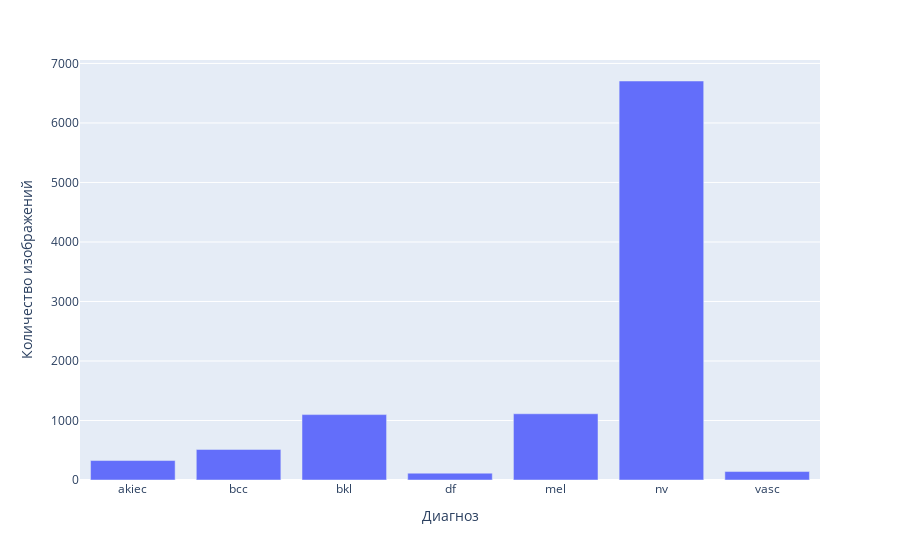

Write notebook code for a chart like this one.
### Code cell
fig = px.bar(grouped,
             x='Диагноз',
             y='Количество изображений',
             barmode='stack')

# plot
fig.show()

### Figure 1 — Plotly figure (JSON) as saved in the notebook; plotly's stock layout.template omitted (floating-point values rounded to 4 significant figures)
{"data": [{"alignmentgroup": "True", "hovertemplate": "Диагноз=%{x}<br>Количество изображений=%{y}<extra></extra>", "legendgroup": "", "marker": {"color": "#636efa", "pattern": {"shape": ""}}, "name": "", "offsetgroup": "", "orientation": "v", "showlegend": false, "textposition": "auto", "type": "bar", "x": ["akiec", "bcc", "bkl", "df", "mel", "nv", "vasc"], "xaxis": "x", "y": [327, 514, 1099, 115, 1113, 6705, 142], "yaxis": "y"}], "layout": {"autosize": true, "barmode": "stack", "legend": {"tracegroupgap": 0}, "margin": {"t": 60}, "xaxis": {"anchor": "y", "autorange": true, "domain": [0, 1], "range": [-0.5, 6.5], "title": {"text": "Диагноз"}, "type": "category"}, "yaxis": {"anchor": "x", "autorange": true, "domain": [0, 1], "range": [0, 7058.0], "title": {"text": "Количество изображений"}, "type": "linear"}}}
